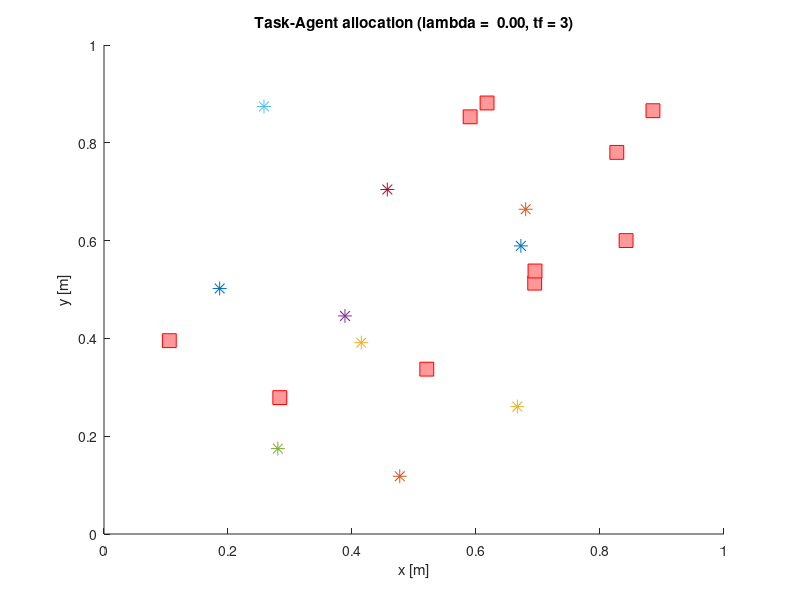

Write MATLAB code to recreate this figure. (Note: this script raises an error after producing the figure.)
%% Decentralized Control for Dynamic Task Allocation Problems for Multi-Agent Systems with Auctions
% Analysis of the weight variation (lambda) between the reward and the cost of the tasks
%
% Author: Martin Braquet
% Date: September 2020

addpath('GreedyCoalitionAuctionAlgorithm/');
close all; clear all;
rng('default');
rng(8);

CommLimit = 1;
use_GCAA = 1;
use_OPT = 0;

na = 10;
nt = 10;
Lt = 1;

map_width = 1;
comm_distance = 2 * map_width;

%velocity = 1:na;
%velocity = 1 * ones(1,nt);
max_speed = 0.1;
v_a = (2 * rand(na,2) - 1) * max_speed;

lambda = 1;
simu_time = 5;

% Reward after task completion
r_bar = rand(nt,1);
%r_bar = ones(nt,1);

% Probability that agent i successfully completes task j
prob_a_t = rand(na,nt);
%prob_a_t = 1*ones(na,nt);

Tasks.r_bar = r_bar;
Tasks.prob_a_t = prob_a_t;

Agents.N = na;
Agents.Lt = Lt * ones(1,na);
Agents.v_a = v_a;

costs = zeros(na, nt);
utility = zeros(na, nt);
rewards = zeros(na, nt);

% Fully connected graph
G = ~eye(Agents.N);

lambda_vector = 0:10:200;
n_lambda = length(lambda_vector);
simu_time_vector = 3; %1:1:6;
n_simu_time = length(simu_time_vector);
i_simu_time = 0;

for simu_time = simu_time_vector
    i_simu_time = i_simu_time + 1;
    i_lambda = 0;
    
    pos_a = (0.1 + 0.8 * rand(na,2)) * map_width;
    pos_t = (0.1 + 0.8 * rand(na,2)) * map_width;
    %tf_t = rand(nt,1) * simu_time;
    %tf_t = [5*ones(1,3) 10*ones(1,1)];
    tf_t =  simu_time / 1.05 * (1 + 0.05 * rand(nt,1));
    %tf_t = 10*ones(1,nt);

    [tf_t, idx] = sort(tf_t);
    pos_t = pos_t(idx,:);
    
    for lambda = lambda_vector
        i_lambda = i_lambda + 1;
        n_rounds = 40;
        time_step = simu_time / n_rounds;
        time_start = 0;

        figure; hold on;
        colors = lines(na);
        %subplot(n_lambda, n_simu_time, (i_lambda - 1) * n_lambda + i_simu_time);
        clf; hold on;
        xlim([0 map_width]);
        ylim([0 map_width]);
        xlabel('x [m]');
        ylabel('y [m]');
        title(sprintf('Task-Agent allocation (lambda = %5.2f, tf = %d)', lambda, simu_time));
        for i = 1:na
            plot(pos_a(i,1), pos_a(i,2), '*', 'Color', colors(i,:), 'MarkerSize', 10, 'DisplayName', 'Agents');
        end
        plot(pos_t(:,1), pos_t(:,2),'rs', 'MarkerSize', 10, 'DisplayName', 'Targets', 'MarkerFaceColor',[1 .6 .6]);
        PlotAgentRange(pos_a, comm_distance, colors, 'Comm Range')

        Agents.Pos = pos_a;
        Agents.v_a = v_a;

        Tasks.Pos = pos_t;
        Tasks.N = nt;
        Tasks.tf = tf_t;
        Tasks.lambda = lambda;

        for i = 1:na
            for j = 1:nt
                [~, ~, costs(i,j)] = ComputeCommandParams(pos_a(i,:), v_a(i,:), pos_t(j,:), tf_t(j));
                rewards(i,j) = r_bar(j) * prob_a_t(i,j);
                winners = zeros(na,nt);
                winners(i,j) = 1;
                utility(i,j) = CalcTaskUtility(pos_a, v_a, pos_t(j,:), tf_t(j), r_bar(j), j, prob_a_t, winners, lambda);
            end
        end

        if CommLimit
            for i = 1:na
                for j = (i+1):na
                    G(i,j) = norm(pos_a(i,:) - pos_a(j,:)) < comm_distance;
                    G(j,i) = G(i,j);
                end
            end
        end

        % GCAA solution
        tic; [S_GCAA, p_GCAA, S_GCAA_ALL] = GCAASolution(Agents, G, Tasks)
        toc;        

        if use_OPT
            % Optimal solution
            tic; [S_OPT, p_OPT, S_OPT_ALL] = OptimumSolution(Agents, G, Tasks);
            toc;
            [S_GCAA S_OPT]
        end

        % Find the optimal control solution for the given allocation p_GCAA
        X = OptimalControlSolution(pos_a, v_a, pos_t, p_GCAA, tf_t, time_step, n_rounds, na);
        PlotAlloc(X, n_rounds, na, colors, 'GCAA solution');

        legend(legendUnq(gca));
        drawnow;
    end
end
